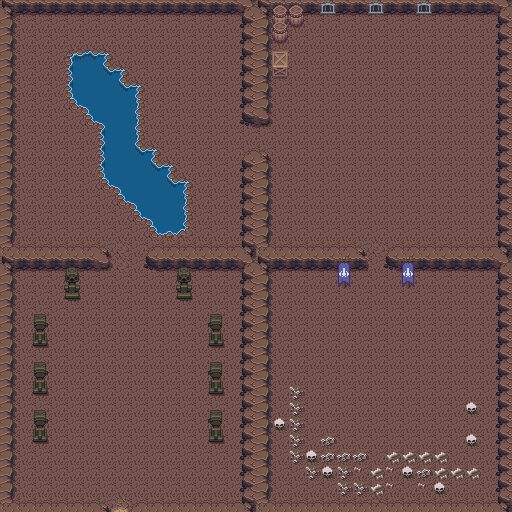

Rendered tile map (Tiled .tmx) drawn with the repository's tilesets; below, a short description and the map source with its tile grids summarised:
An orthogonal 32x32 tile map with 16x16 px tiles, 3 tile layers (Ground, collision, collision 2), 2 tilesets and 41 objects.

<map version="1.2" tiledversion="1.2.3" orientation="orthogonal" renderorder="left-down" width="32" height="32" tilewidth="16" tileheight="16" infinite="0" nextlayerid="10" nextobjectid="45">
 <tileset firstgid="1" source="overworld.tsx" />
 <tileset firstgid="1441" source="cave.tsx" />
 <layer id="6" name="Ground" width="32" height="32">
  <data>[1024 cells, 1024 non-empty, 3 distinct tile ids]</data>
 </layer>
 <layer id="7" name="collision" width="32" height="32">
  <data>[1024 cells, 284 non-empty, 23 distinct tile ids]</data>
 </layer>
 <layer id="8" name="collision 2" width="32" height="32">
  <data>[1024 cells, 74 non-empty, 24 distinct tile ids]</data>
 </layer>
 <objectgroup id="9" name="collision mask">
  <object id="2" x="-0.427753" y="504.32" width="109.077" height="7.69955" />
  <object id="3" x="-1.71101" y="0.855505" width="13.2603" height="502.182" />
  <object id="4" x="8.19202" y="247.809" width="102.4" height="20.0705" />
  <object id="5" x="64.3074" y="267.879" width="15.1552" height="30.7201" />
  <object id="6" x="33.1777" y="314.164" width="13.9264" height="31.9489" />
  <object id="7" x="33.1777" y="362.907" width="15.5648" height="31.9489" />
  <object id="8" x="31.9489" y="409.601" width="15.5648" height="31.9489" />
  <object id="9" x="132.301" y="502.99" width="168.756" height="8.19202" />
  <object id="10" x="242.24" y="255.984" width="25.7702" height="246.249" />
  <object id="11" x="147.177" y="247.967" width="219.906" height="19.4709" />
  <object id="12" x="339.595" y="258.275" width="9.73543" height="29.7789" />
  <object id="13" x="176.383" y="268.583" width="15.4621" height="29.2063" />
  <object id="14" x="208.453" y="313.824" width="14.8895" height="32.6423" />
  <object id="15" x="209.025" y="362.501" width="14.3168" height="32.0696" />
  <object id="16" x="209.025" y="410.606" width="14.3168" height="30.9243" />
  <object id="17" x="243.386" y="153.476" width="25.7702" height="96.2089" />
  <object id="18" x="241.095" y="-0.572672" width="26.9156" height="125.415" />
  <object id="19" x="268.583" y="51.5405" width="19.4709" height="24.6249" />
  <object id="20" x="264.002" y="0" width="23.4796" height="41.8051" />
  <object id="21" x="275.455" y="1.14534" width="28.6336" height="24.6249" />
  <object id="22" x="270.874" y="0" width="231.36" height="13.1715" />
  <object id="23" x="498.225" y="13.1715" width="13.1715" height="256.557" />
  <object id="26" x="386.554" y="249.112" width="121.406" height="19.4709" />
  <object id="27" x="402.588" y="265.147" width="11.4534" height="23.4796" />
  <object id="28" x="498.225" y="270.301" width="13.7441" height="241.095" />
  <object id="29" x="301.226" y="502.806" width="201.008" height="8.59008" />
  <object id="30" x="12.7953" y="0" width="242.126" height="14.7638" />
  <object id="31" x="153.98" y="183.042" width="33.1413" height="52.0063" />
  <object id="32" x="139.391" y="166.679" width="31.3445" height="52.7325" />
  <object id="33" x="134.597" y="146.028" width="3.68759" height="64.164" />
  <object id="34" x="103.252" y="150.085" width="51.2575" height="28.3944" />
  <object id="35" x="106.203" y="178.848" width="33.1883" height="7.37518" />
  <object id="36" x="118.372" y="186.592" width="18.0692" height="10.3252" />
  <object id="37" x="123.165" y="196.917" width="15.8566" height="5.53138" />
  <object id="38" x="101.777" y="85.9208" width="36.8759" height="65.2703" />
  <object id="39" x="92.1897" y="54.2075" width="8.48145" height="70.0642" />
  <object id="40" x="71.1704" y="69.6954" width="50.8887" height="28.3944" />
  <object id="41" x="88.1333" y="54.5763" width="2.95007" height="59.7389" />
  <object id="42" x="75.5955" y="96.9836" width="12.9066" height="9.95649" />
  <object id="43" x="70.8017" y="54.5763" width="35.0321" height="15.1191" />
  <object id="44" x="256.41" y="405.263" width="86.4304" height="47.0566" />
 </objectgroup>
</map>
